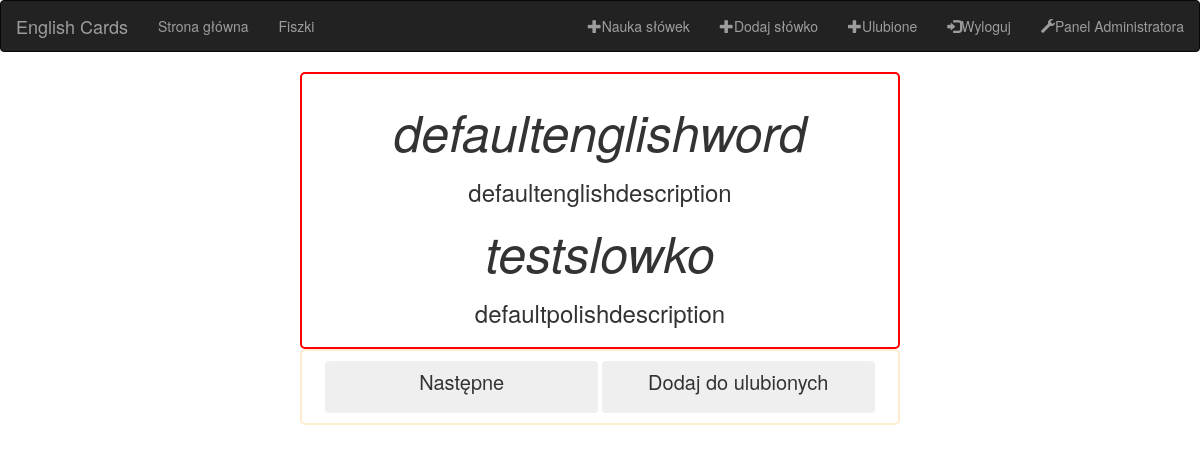
The page /nauka/C1/ (signed in) on the database its author committed.
### words/models.py (models this page shows, shortened)
class MemoryCard(models.Model):
    polishName = models.CharField(verbose_name="Polskie słowo", blank=False, null=False, default = "defaultpolishword", max_length=50)
    englishName = models.CharField(verbose_name="Angielskie słowo", blank=False, null=False, default = "defaultenglishword", max_length=50)
    polishDescription = models.TextField(verbose_name="Polski opis", blank=False, null=False, default = "defaultpolishdescription", max_length=500)
    englishDescription = models.TextField(verbose_name="Angielski opis", blank=False, null=False, default = "defaultenglishdescription", max_length=500)
    wordLevel = models.IntegerField(choices=english_level, default=0, verbose_name='Poziom słówka')
    confirmation_status = models.IntegerField(choices=confirmation_status, default=0, verbose_name='Status')
    class Meta:
        verbose_name = "Słówko"
        verbose_name_plural = "Słówka"

### words/views.py (the view, shortened to what this page needs)
# urls.py: path('nauka/<slug:slug>/', words_views.learnByLevel, name = 'learnByLevel'),
def learnByLevel(request, slug):
    if slug == 'A1': level = 0
    elif slug == 'A2': level = 1
    elif slug == 'B1': level = 2
    elif slug == 'B2': level = 3
    elif slug == 'C1': level = 4
    elif slug == 'C2': level = 5
    words = list(MemoryCard.objects.filter(wordLevel = level))
    userWords = FavoriteUserCards.objects.filter(user = request.user)
    userWordsList = []
    for word in userWords:
        userWordsList.append(word.card)
    wordsToLearn = list(set(words) - set (userWordsList))
    wordToLearn = []
    if wordsToLearn:
        wordToLearn = random.choice(wordsToLearn)
    context = {'wordToLearn': wordToLearn}
    return render(request, 'words/learnByLevel.html', context)

### words/templates/words/learnByLevel.html (shortened to what this page needs)
{% include 'navbar.html' %}
{% load static %}
<link rel ="stylesheet" href ="{% static 'words/learnByLevel.css' %}">
{% if wordToLearn %}
<div class = "word">
<h2>{{wordToLearn.englishName}}</h2>
<h3>{{wordToLearn.englishDescription}}</h3>
<h2>{{wordToLearn.polishName}}</h2>
<h3>{{wordToLearn.polishDescription}}</h3>
</div>
<form method="POST">
<div class = "buttons">
    <div class="row">
    <button type="submit" class="btn btn-light" name = "next"><p>Następne</p></button>
    <button type="submit" class="btn btn-light" name = "{{wordToLearn.id}}"><p>Dodaj do ulubionych</p></button>
    </div>
</div>
</form>
{% else %}
<h1>Brak słówek do nauki z tego poziomu!<h1>
{% endif %}

### words/static/words/learnByLevel.css (style rules this page uses)
.word { width: 50%; text-align: center; border: 2px solid red; border-radius: 5px; margin: 0 auto; padding: 10px; word-wrap: break-word; }
.buttons { width: 50%; text-align: center; border: 2px solid blanchedalmond; border-radius: 5px; margin: 0 auto; padding: 10px; word-wrap: break-word; }
button { width: 45%; }
p { font-size: 20px; }
h2 { font-size: 50px; font-style: italic; }

### rows shown on the page
MemoryCard: englishName "defaultenglishword", englishDescription "defaultenglishdescription", polishName "testslowko", polishDescription "defaultpolishdescription"
